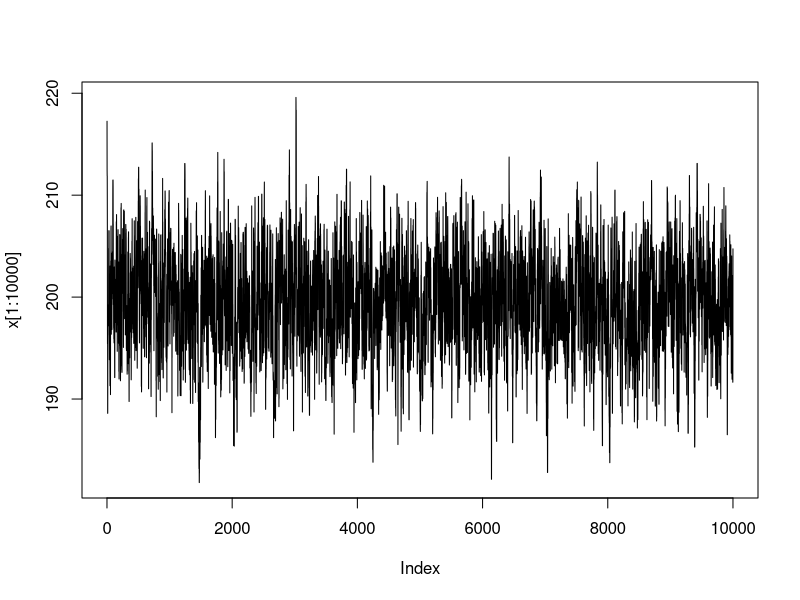
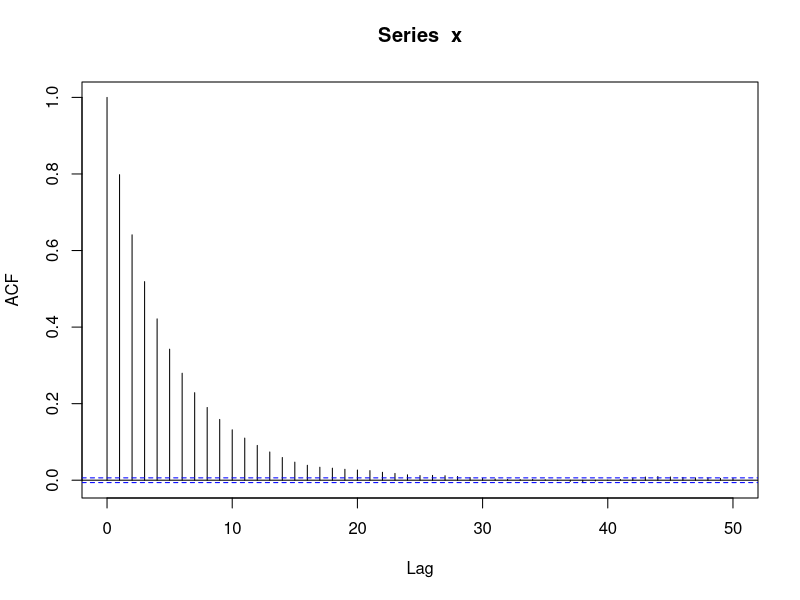
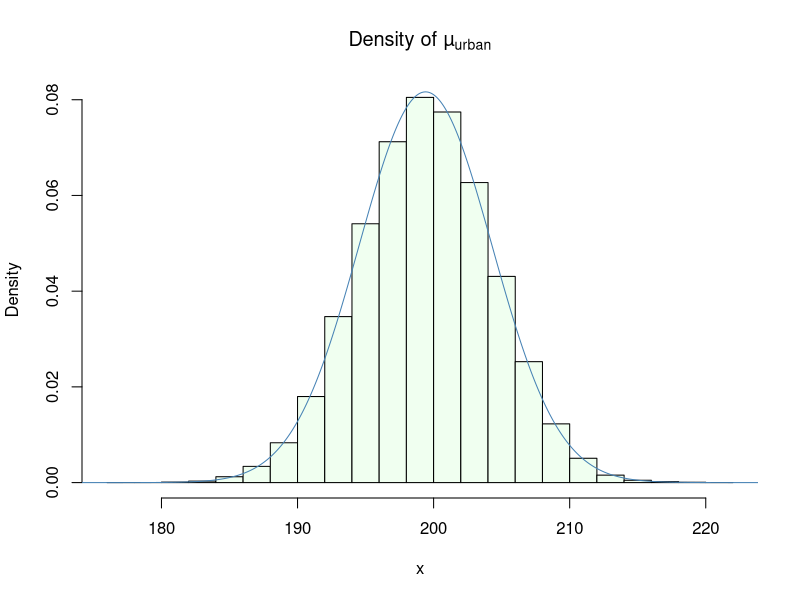

Source code (R) for these figures, in order: (Note: a time limit stopped this script after it produced the figures.)
## ---- chunk 1
library(dplyr)
## ---- chunk 2
cholest.u <- c(197, 199, 214, 217, 222, 227, 228, 234)
## ---- chunk 3
# prior N(150,90)
m <- 150 ; v <- 90 ; sig2 <- 260
ybar <- mean(cholest.u)
# starting values
x <- c(ybar) %>% as.numeric
vv <- 20

J <- 100000

for (j in 2:J) {
  # sample xp from the proposal distribution (use random normal!)
  # symmetric as x[j-1] and xp could be switched and it doesn't matter!
  xp <- rnorm(1,x[j-1],sqrt(vv))
  
  # Target Distribution is Normal so use dnorm!
  #gxc <- prod(dnorm(cholest.u, mu_current,var(sig2))) * dnorm(x[j-1],m,sqrt(v)) Takes too much time..
  #gxp <- prod(dnorm(cholest.u, mu_proposed,var(sig2))) * dnorm(xp,m,sqrt(v))
  gxc <- sum(dnorm(cholest.u, x[j-1],sqrt(sig2), log = TRUE)) + dnorm(x[j-1],m,sqrt(v), log = TRUE)
  gxp <- sum(dnorm(cholest.u, xp,sqrt(sig2), log = TRUE)) + dnorm(xp,m,sqrt(v), log = TRUE)
  
  # make sure proportion is not greater than 1
  
  # compute the probability of accepting the proposed value of alpha
  alpha <- min(c(1, exp(gxp - gxc))) 
  # bernoulli between 0 and 1
  purrr::rbernoulli(1, alpha) %>% 
    ifelse(xp, x[j-1]) -> x[j]
  rm(alpha, gxc,gxp, xp)
} 
## ---- chunk 4
gc(FALSE,TRUE)
## ---- chunk 5
plot(x[1:10000], type = 'l') 
acf(x) # Not too bad..
## ---- chunk 6
starval <- function(m,v,y,sig2) {
  n <- length(y); ybar <- mean(y)
  mstar <- (n*v*ybar + sig2*m) / (n*v + sig2)
  s2star <- v*sig2 / (n*v + sig2)
  
  c("m*" = mstar, "s2*" = s2star)
}

(mvstar <- starval(m,v,cholest.u,sig2))

hist(x,freq = FALSE, main = expression("Density of µ"[urban]), col = "honeydew")
xax <- seq(160,240, length.out = 1000)
lines(xax,dnorm(xax,mvstar[1],sqrt(mvstar[2])), col = "steel blue")

## ---- chunk 7
rm(sig2, xax)
# Assume that sig2 is UN(0,500)

# Necessary values
n <- length(cholest.u)
m <- 150; v <- 90
vv <- 250 # keep in mind that variance of data is around 180, so we can't let it get to 0
# set starting values for mu and sig2
mu <- c(ybar) %>% as.numeric
sig2 <- c(var(cholest.u)) %>% as.numeric
J <- 100000

i <- 2
for (i in 2:J) {
    
    # Gibbs Sampler..
    mstar <- ((n * v * ybar) + (m * sig2[i-1])) / (n * v + sig2[i-1])
    vstar <- (v * sig2[i-1]) / (n * v + sig2[i-1])
    mu[i] <- rnorm(1,mstar,sqrt(vstar))
    # Metropolis Sampler
    # Proposal Distribution is Normal..
    
    
    cigs <- rnorm(1,sig2[i-1],sqrt(vv))
    # Target Distribution is uniform, 
    
    gxc <- sum(dnorm(cholest.u, mu[i], sqrt(sig2[i-1]), log = TRUE)) + dunif(sig2[i-1],0,500, log = TRUE)
    gxp <- sum(dnorm(cholest.u, mu[i], sqrt(cigs), log = TRUE)) + dunif(cigs, 0, 500, log = TRUE)
      
      # if candidate is < 0, throw it away!
    
    if (exp(gxp) <= 0 | exp(gxc) <= 0) {
      sig2[i] <- sig2[i-1]
    } else {
      # compute the probability of accepting the proposed value of alpha
      alpha <- min(c(1, exp(gxp - gxc))) 
      # bernoulli between 0 and 1
      purrr::rbernoulli(1, alpha) %>% 
        ifelse(cigs, sig2[i-1]) -> sig2[i]
      rm(mstar,vstar,cigs,gxc,gxp,alpha)      
    }
}
## ---- chunk 8
gc(FALSE,TRUE)
## ---- chunk 9
# Burn and thin the data
ind <- seq(500,length(mu),by = 50)

plot(mu[ind], type = 'l') 
acf(mu[ind]) 

plot(sig2[ind], type = 'l') 
acf(sig2[ind]) 
## ---- chunk 10
c("Gibbs Mean" = mean(mu[ind]), "Metropolis Variance" = mean(sig2[ind]))
## ---- chunk 11
rm(list =ls())
